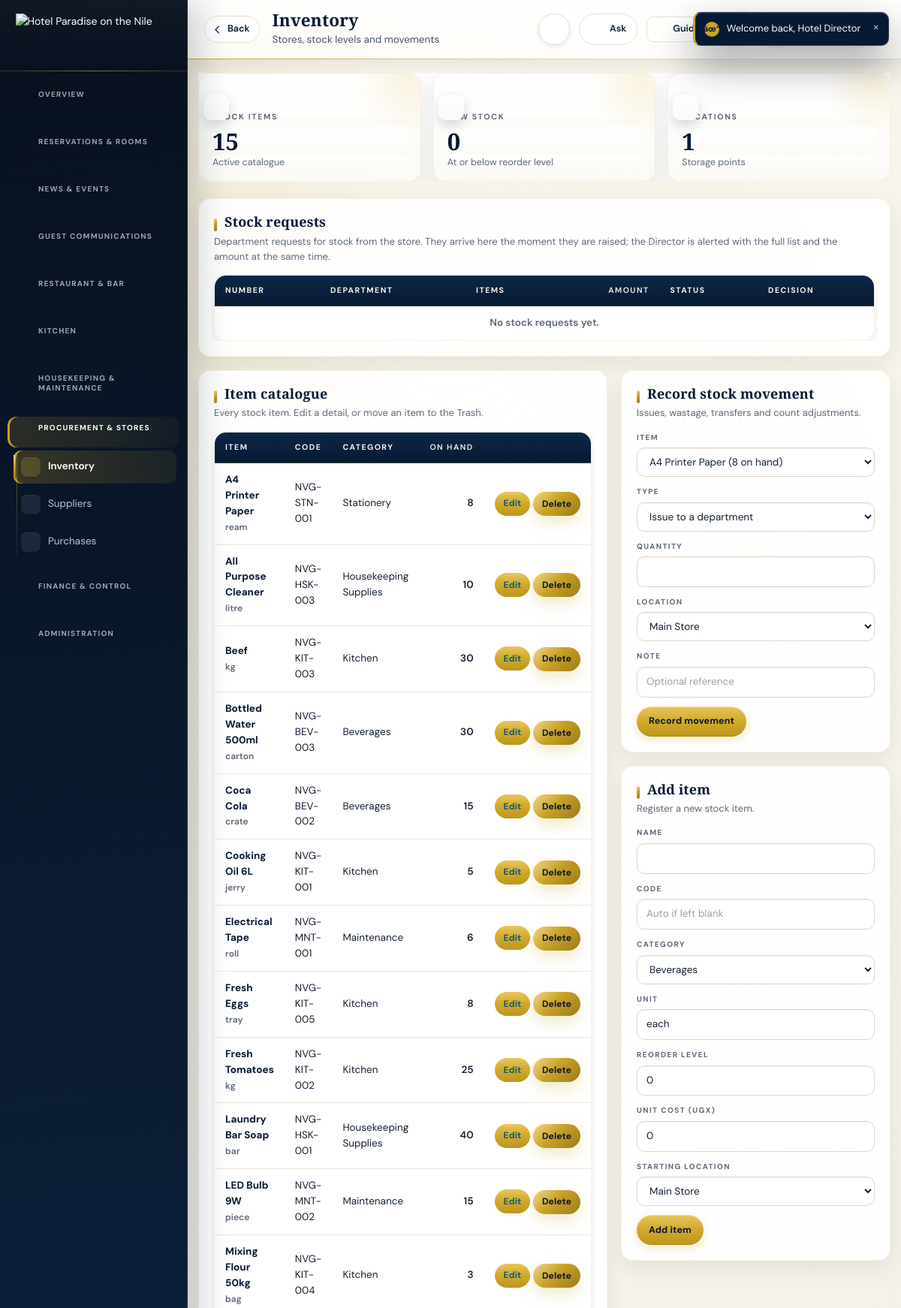
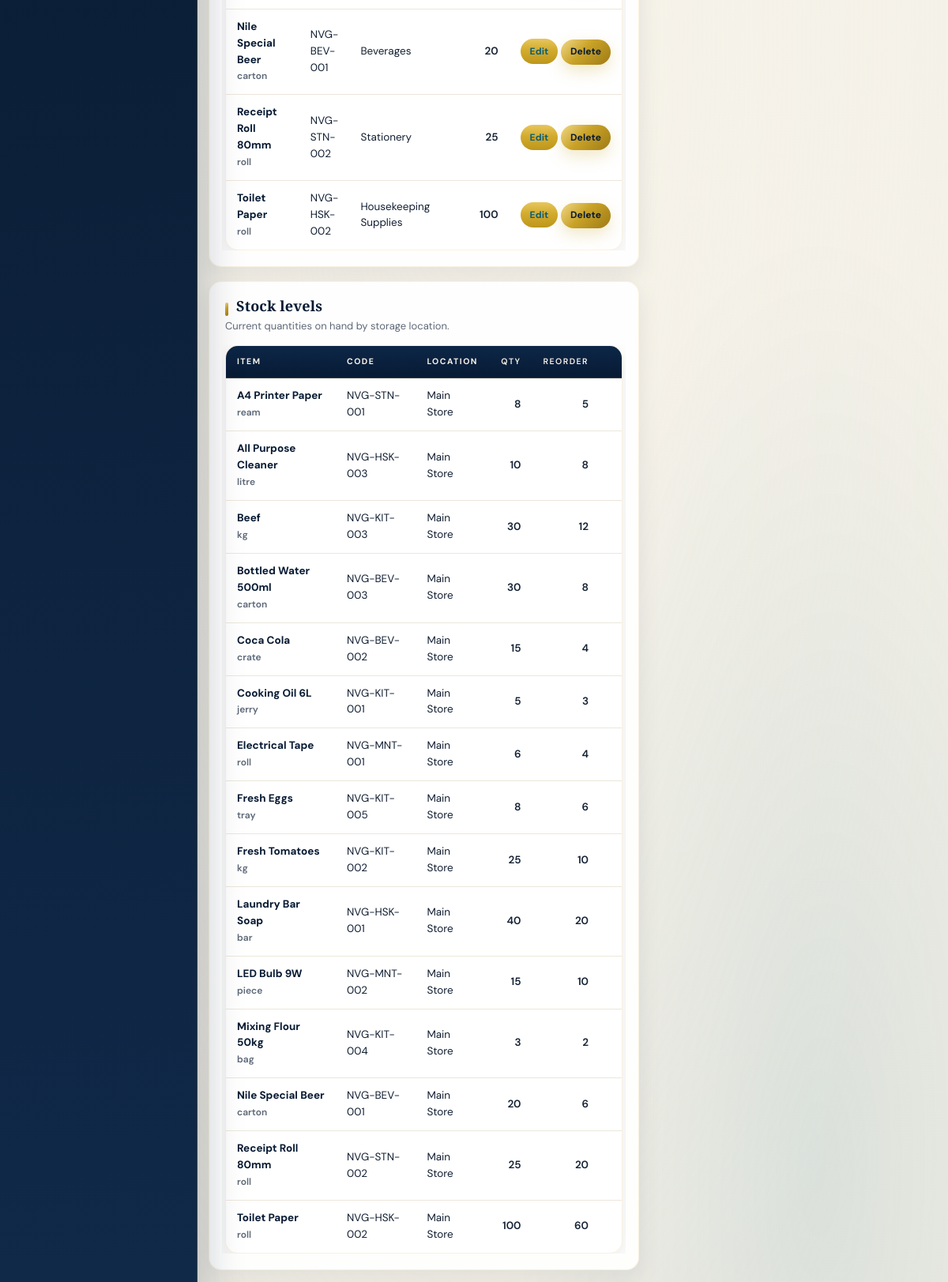
The app's page /backend-php/index.php?page=inventory (signed in, upper part) with its own data (2 pictures, top to bottom).
### tables this page shows
CREATE TABLE `inventory_items` (
  `id` bigint(20) UNSIGNED NOT NULL,
  `hotel_id` bigint(20) UNSIGNED NOT NULL,
  `category_id` bigint(20) UNSIGNED DEFAULT NULL,
  `code` varchar(40) DEFAULT NULL,
  `name` varchar(190) NOT NULL,
  `unit` varchar(40) NOT NULL DEFAULT 'each',
  `reorder_level` decimal(14,2) DEFAULT 0.00,
  `active` tinyint(1) DEFAULT 1,
  `deleted_at` timestamp NULL DEFAULT NULL,
  `deleted_by` bigint(20) UNSIGNED DEFAULT NULL,
  `unit_cost` decimal(14,2) NOT NULL DEFAULT 0.00
);

CREATE TABLE `inventory_categories` (
  `id` bigint(20) UNSIGNED NOT NULL,
  `name` varchar(120) NOT NULL,
  `active` tinyint(1) DEFAULT 1,
  `deleted_at` timestamp NULL DEFAULT NULL,
  `deleted_by` bigint(20) UNSIGNED DEFAULT NULL
);

CREATE TABLE `stock_levels` (
  `id` bigint(20) UNSIGNED NOT NULL,
  `hotel_id` bigint(20) UNSIGNED NOT NULL,
  `item_id` bigint(20) UNSIGNED NOT NULL,
  `location` varchar(60) NOT NULL DEFAULT 'Main Store',
  `quantity` decimal(14,2) NOT NULL DEFAULT 0.00
);

### backend-php/app/bootstrap.php (called while the page is built, shortened)
<?php
if(!function_exists('hp_config')){
 function hp_config(): array{
  $file=__DIR__.'/../config.php';
  if(!is_readable($file)) return $cfg=[];
  $got=include $file;
  return $cfg=is_array($got)?$got:[];
 }
}
function db_config(): array{
 $fromFile=hp_config();
 $fromConfig=function(string $path) use($fromFile){
  $node=$fromFile;
  foreach(explode('.',$path) as $step){
   if(!is_array($node)||!array_key_exists($step,$node)) return null;
   $node=$node[$step];
  }
  return $node;
 };
 $pick=function(string $path,string $env,string $fallback) use($fromConfig): string{
  $v=getenv($env);
  if(is_string($v)&&$v!=='') return $v;
  $v=$fromConfig($path);
  if(is_string($v)&&$v!=='') return $v;
  return $fallback;
 };
 $host=$pick('db.host','HP_DB_HOST','127.0.0.1');
 $port=$pick('db.port','HP_DB_PORT','');
 return $cfg=[
  'dsn'=>'mysql:host='.$host.($port!==''?';port='.$port:'').';charset=utf8mb4',
  'host'=>$host,'port'=>$port,
  'name'=>$pick('db.name','HP_DB_NAME','hotelpardise_system'),
  'user'=>$pick('db.user','HP_DB_USER','hotelpardise_system'),
  'pass'=>$pick('db.pass','HP_DB_PASS',''),
  'web'=>[
   'name'=>$pick('web_db.name','HP_WEB_DB_NAME','hotelpardise_website'),
   'user'=>$pick('web_db.user','HP_WEB_DB_USER','hotelpardise_website'),
   'pass'=>$pick('web_db.pass','HP_WEB_DB_PASS',''),
  ],
 ];
}
function db_connect(string $dsn,string $dbName,string $user,string $pass): PDO{
  try{
   return new PDO($dsn.';dbname='.$dbName,$user,$pass,[
    PDO::ATTR_ERRMODE=>PDO::ERRMODE_EXCEPTION,
    PDO::ATTR_DEFAULT_FETCH_MODE=>PDO::FETCH_ASSOC
   ]);
  }catch(PDOException $e){
   $reason=db_failure_reason($e,$dbName,$user);
   error_log('[hotel db] cannot open '.$dbName.' as '.$user.'@'.db_config()['host']
    .' [SQLSTATE '.$e->getCode().']: '.$reason);
   throw new RuntimeException($reason,0);
  }
}
function db(): PDO{
  static $pdo=null;
  if($pdo===null){
   $c=db_config();
   try{
    $pdo=db_connect($c['dsn'],$c['name'],$c['user'],$c['pass']);
   }catch(RuntimeException $e){
    db_setup_page($e->getMessage());
   }
  }
  return $pdo;
}
function q(string $sql,array $p=[]){ $st=db()->prepare($sql); $st->execute($p); return $st; }
function rows(string $sql,array $p=[]){ return q($sql,$p)->fetchAll(); }
function e($v=null): string{ return htmlspecialchars((string)$v,ENT_QUOTES,'UTF-8'); }
function num($v): string{ return number_format((float)$v,0); }
function roles_of(): array{ return $_SESSION['roles']??[]; }
require_once __DIR__.'/trash.php';

### backend-php/modules/inventory.php (the view, shortened to what this page needs)
<?php
$cats=rows('SELECT * FROM inventory_categories ORDER BY name');
$items=rows("SELECT i.*,c.name cat,COALESCE(sl.total_at,0) total_at, i.reorder_level reorder FROM inventory_items i LEFT JOIN inventory_categories c ON c.id=i.category_id LEFT JOIN (SELECT item_id, COALESCE(SUM(quantity),0) total_at FROM stock_levels GROUP BY item_id) sl ON sl.item_id=i.id WHERE i.deleted_at IS NULL ORDER BY i.name");
$levels=rows('SELECT sl.*,i.name,i.code,i.unit,i.reorder_level FROM stock_levels sl JOIN inventory_items i ON i.id=sl.item_id WHERE i.deleted_at IS NULL ORDER BY i.name,sl.location');
$editItem=(int)($_GET['edit']??0); $ei=$editItem?row('SELECT * FROM inventory_items WHERE id=?',[$editItem]):null;
echo '<div class="kpis">';
echo '</div>';
$canDecide=(bool)array_intersect(roles_of(),['director','general_manager','super_admin']);
$stockReqs=rows('SELECT pr.*,d.name dept,u.name reqby,'
 .'(SELECT COALESCE(SUM(requested_qty*est_cost),0) FROM purchase_requisition_items ri WHERE ri.requisition_id=pr.id) amount'
 .' FROM purchase_requisitions pr JOIN departments d ON d.id=pr.department_id JOIN users u ON u.id=pr.requested_by'
 .' WHERE pr.deleted_at IS NULL ORDER BY (pr.status=\'pending\') DESC, pr.id DESC LIMIT 15');
$pendingReqs=0; foreach($stockReqs as $sr){ if($sr['status']==='pending') $pendingReqs++; }
echo '<div class="panel" style="border-left:4px solid var(--gold)"><h2>Stock requests'.($pendingReqs?' '.badge($pendingReqs.' pending','warn'):'').'</h2>';
echo '<p class="hint">Department requests for stock from the store. They arrive here the moment they are raised; the Director is alerted with the full list and the amount at the same time.</p>';
echo '<table class="tbl"><thead><tr><th>Number</th><th>Department</th><th>Items</th><th class="num">Amount</th><th>Status</th>'.($canDecide?'<th>Decision</th>':'').'</tr></thead><tbody>';
if(!count($stockReqs)) echo '<tr><td colspan="'.($canDecide?6:5).'" style="text-align:center;color:var(--muted)">No stock requests yet.</td></tr>';
echo '</tbody></table></div>';
echo '<div class="twoCol"><div>';
echo '<div class="panel"><h2>Item catalogue</h2><p class="hint">Every stock item. Edit a detail, or move an item to the Trash.</p>';
echo '<table class="tbl"><thead><tr><th>Item</th><th>Code</th><th>Category</th><th class="num">On hand</th><th></th></tr></thead><tbody>';
foreach($items as $i){
 echo '<tr><td><b>'.e($i['name']).'</b><br><small>'.e($i['unit']).'</small></td><td>'.e($i['code']).'</td><td>'.e($i['cat']??'-').'</td><td class="num">'.num($i['total_at']).'</td><td style="white-space:nowrap"><a class="btn sm" href="'.BASE.'/index.php?page=inventory&edit='.(int)$i['id'].'">Edit</a> '.trash_button('inventory_items',(int)$i['id'],'inventory').'</td></tr>';
}
echo '</tbody></table></div>';
echo '<div class="panel"><h2>Stock levels</h2><p class="hint">Current quantities on hand by storage location.</p>';
echo '<table class="tbl"><thead><tr><th>Item</th><th>Code</th><th>Location</th><th class="num">Qty</th><th class="num">Reorder</th><th></th></tr></thead><tbody>';
foreach($levels as $s){
 $low2=$s['quantity']<=$s['reorder_level'];
 echo '<tr><td><b>'.e($s['name']).'</b><br><small>'.e($s['unit']).'</small></td><td>'.e($s['code']).'</td><td>'.e($s['location']).'</td><td class="num">'.num($s['quantity']).'</td><td class="num">'.num($s['reorder_level']).'</td><td>'.($low2?badge('Low stock','bad'):'').'</td></tr>';
}
echo '</tbody></table></div>';
echo '<div class="panel"><h2>Recent stock movements</h2><p class="hint">The last 25 transactions.</p>';
echo '<table class="tbl"><thead><tr><th>Date</th><th>Item</th><th>Type</th><th>Location</th><th class="num">Qty</th></tr></thead><tbody>';
echo '</tbody></table></div></div>';
echo '<div>';
echo '<div class="panel"><h2>Record stock movement</h2><p class="hint">Issues, wastage, transfers and count adjustments.</p>';
echo '<div class="field"><label>Item</label><select name="item_id">'; foreach($items as $i) echo '<option value="'.(int)$i['id'].'">'.e($i['name']).' ('.num($i['total_at']).' on hand)</option>'; echo '</select></div>';
echo '<div class="field"><label>Type</label><select name="type" id="mtype"><option value="issue">Issue to a department</option><option value="waste">Wastage or damage</option><option value="transfer_in">Transfer in</option><option value="transfer_out">Transfer out</option><option value="count_adjust">Set stock level (count adjustment)</option></select></div>';
echo '<div class="field"><label>Quantity</label><input type="number" name="qty" min="0.5" step="0.5" required></div>';
echo '<div class="field"><label>Location</label><select name="loc">'; foreach(rows('SELECT DISTINCT location FROM stock_levels') as $l) echo '<option>'.e($l['location']).'</option>'; echo '<option>Main Store</option><option>Bar</option><option>Kitchen</option></select></div>';
echo '<div class="field"><label>Note</label><input name="note" placeholder="Optional reference"></div>';
echo '<button class="btn">Record movement</button>'; form_close();
echo '</div>';
echo '<div class="panel"><h2>'.($ei?'Edit item':'Add item').'</h2><p class="hint">'.($ei?'Update this stock item.':'Register a new stock item.').'</p>';
echo '<div class="field"><label>Name</label><input name="name" value="'.e($ei['name']??'').'" required></div>';
echo '<div class="field"><label>Code</label><input name="code" value="'.e($ei['code']??'').'" placeholder="Auto if left blank"></div>';
echo '<div class="field"><label>Category</label><select name="category_id">'; foreach($cats as $c) echo '<option value="'.(int)$c['id'].'"'.($ei&&(int)$ei['category_id']===(int)$c['id']?' selected':'').'>'.e($c['name']).'</option>'; echo '</select></div>';
echo '<div class="field"><label>Unit</label><input name="unit" value="'.e($ei['unit']??'each').'"></div>';
echo '<div class="field"><label>Reorder level</label><input type="number" name="reorder_level" value="'.(float)($ei['reorder_level']??0).'" min="0" step="0.5"></div>';
echo '<div class="field"><label>Unit cost (UGX)</label><input type="number" name="unit_cost" value="'.(float)($ei['unit_cost']??0).'" min="0" step="100"></div>';
if(!$ei) echo '<div class="field"><label>Starting location</label><select name="location"><option>Main Store</option><option>Bar</option><option>Kitchen</option></select></div>';
else echo '<p class="hint" style="margin-top:4px"><a href="'.BASE.'/index.php?page=inventory">Cancel edit</a></p>';
echo '<button class="btn">'.($ei?'Save item':'Add item').'</button>'; form_close();
echo '</div></div></div>';

### backend-php/app/trash.php (shortened to what this page needs)
<?php
function trash_registry(): array{
 return [
  'guests'                =>['label'=>'Guest',          'title'=>'full_name',      'desc'=>'email',          'page'=>'guests'],
  'suppliers'             =>['label'=>'Supplier',        'title'=>'name',           'desc'=>'contact_person','page'=>'suppliers'],
  'users'                 =>['label'=>'Team member','title'=>'name',           'desc'=>'email',          'page'=>'users'],
  'inventory_items'       =>['label'=>'Stock item','title'=>'name','desc'=>'code','page'=>'inventory'],
  'expenses'              =>['label'=>'Expense','title'=>'number','desc'=>'description','page'=>'expenses'],
  'event_requests'        =>['label'=>'Event request','title'=>'request_number','desc'=>'full_name','page'=>'events'],
  'facility_enquiries'    =>['label'=>'Facility enquiry','title'=>'enquiry_number','desc'=>'full_name','page'=>'events'],
  'news_posts'            =>['label'=>'News post','title'=>'title','desc'=>'category','page'=>'news'],
  'reservations'          =>['label'=>'Reservation','title'=>'booking_number','desc'=>'status','page'=>'reservations'],
  'purchase_requisitions' =>['label'=>'Requisition','title'=>'number','desc'=>'status','page'=>'purchases'],
  'purchase_orders'       =>['label'=>'Purchase order','title'=>'number','desc'=>'status','page'=>'purchases'],
  'rooms'                 =>['label'=>'Room','title'=>'room_number','desc'=>'status','page'=>'rooms'],
  'room_types'            =>['label'=>'Room type','title'=>'name','desc'=>'description','page'=>'rooms'],
 ];
}
function trash_meta(string $table): ?array{ return trash_registry()[$table]??null; }
function trash_button(string $table,int $id,string $back=''): string{
 $meta=trash_meta($table);
 $msg='Move this '.$meta['label'].' to the Trash? You can restore it later from the Trash page.';
 return '<form method="post" class="actForm" onsubmit="return confirm('.json_encode($msg,JSON_UNESCAPED_SLASHES|JSON_HEX_APOS).')">'
  .csrf_field()
  .'<input type="hidden" name="trash_action" value="trash">'
  .'<input type="hidden" name="table" value="'.e($table).'">'
  .'<input type="hidden" name="id" value="'.(int)$id.'">'
  .'<input type="hidden" name="back" value="'.e($back).'">'
  .'<button class="btn sm danger" type="submit">Delete</button></form>';
}

### backend-php/assets/luxury-admin.css (style rules this page uses)
html { scroll-behavior:smooth }
body { background: radial-gradient(1100px 420px at 100% -10%,rgba(201,162,39,.12),transparent 60%), radial-gradient(800px 340px at -5% 0,rgba(11,93,120,.09),transparent 60%), linear-gradient(180deg,#f8f5ec 0%,#f2efe6 100%) !important; color:var(--ink); font-feature-settings:"liga" 1,"kern" 1 }
.tbSub,.hint,.muted,.subtle { color:var(--muted) !important }
.card,.kpi,.stat,.panel,.box,[class*="card"],.tableWrap,table,.chartBox,.reportCard,.notifCard { border-radius:var(--r) !important;border:1px solid rgba(201,162,39,.14) !important;box-shadow:var(--e1) !important }
.card,.panel,.box,.tableWrap,.chartBox,.reportCard { background:rgba(255,255,255,.92) !important }
.kpis,.stats,.grid4,.grid3,.cards { gap:16px !important }
.kpi,.stat,[class*="kpi"],[class*="stat"] { position:relative;overflow:hidden;background:linear-gradient(180deg,#fff,#fbfaf6) !important }
h1,h2,h3,.pageTitle,.sectionTitle { font-family:'Playfair Display',serif;color:var(--navy) }
table { width:100%;border-collapse:separate !important;border-spacing:0;overflow:hidden;background:#fff }
thead th,th { background:linear-gradient(180deg,#0d2748,#071a33) !important;color:#f8f4ea !important; font-weight:600;letter-spacing:.04em;text-transform:uppercase;font-size:11px;border-bottom:1px solid rgba(201,162,39,.25) !important }
th,td { padding:12px 14px !important;border-bottom:1px solid #ece7db !important;vertical-align:middle }
tbody tr { transition:background .18s ease }
tbody tr:last-child td { border-bottom:0 !important }
.btn,button.btn,a.btn,.button,[type="submit"] { border-radius:999px !important;font-weight:700;letter-spacing:.01em; transition:transform .22s ease,box-shadow .22s ease,filter .22s ease }
.btn.primary,.btnP,.btn-gold,[class*="primary"],button[type="submit"].btn { background:var(--foil) !important;color:#071a33 !important;border:0 !important;box-shadow:0 8px 20px rgba(201,162,39,.25) !important }

### records on screen
inventory_items: name "A4 Printer Paper", unit "ream", code "NVG-STN-001", category.name "Stationery", total_at "8"
inventory_items: name "All Purpose Cleaner", unit "litre", code "NVG-HSK-003", category.name "Housekeeping Supplies", total_at "10"
inventory_items: name "Beef", unit "kg", code "NVG-KIT-003", category.name "Kitchen", total_at "30"
inventory_items: name "Bottled Water 500ml", unit "carton", code "NVG-BEV-003", category.name "Beverages", total_at "30"
inventory_items: name "Coca Cola", unit "crate", code "NVG-BEV-002", category.name "Beverages", total_at "15"
inventory_items: name "Cooking Oil 6L", unit "jerry", code "NVG-KIT-001", category.name "Kitchen", total_at "5"
inventory_items: name "Electrical Tape", unit "roll", code "NVG-MNT-001", category.name "Maintenance", total_at "6"
inventory_items: name "Fresh Eggs", unit "tray", code "NVG-KIT-005", category.name "Kitchen", total_at "8"
inventory_items: name "Fresh Tomatoes", unit "kg", code "NVG-KIT-002", category.name "Kitchen", total_at "25"
inventory_items: name "Laundry Bar Soap", unit "bar", code "NVG-HSK-001", category.name "Housekeeping Supplies", total_at "40"
inventory_items: name "LED Bulb 9W", unit "piece", code "NVG-MNT-002", category.name "Maintenance", total_at "15"
inventory_items: name "Mixing Flour 50kg", unit "bag", code "NVG-KIT-004", category.name "Kitchen", total_at "3"
inventory_items: name "Nile Special Beer", unit "carton", code "NVG-BEV-001", category.name "Beverages", total_at "20"
inventory_items: name "Receipt Roll 80mm", unit "roll", code "NVG-STN-002", category.name "Stationery", total_at "25"
inventory_items: name "Toilet Paper", unit "roll", code "NVG-HSK-002", category.name "Housekeeping Supplies", total_at "100"
stock_levels: item.name "A4 Printer Paper", item.unit "ream", item.code "NVG-STN-001", location "Main Store", quantity "8", item.reorder_level "5"
stock_levels: item.name "All Purpose Cleaner", item.unit "litre", item.code "NVG-HSK-003", location "Main Store", quantity "10", item.reorder_level "8"
stock_levels: item.name "Beef", item.unit "kg", item.code "NVG-KIT-003", location "Main Store", quantity "30", item.reorder_level "12"
stock_levels: item.name "Bottled Water 500ml", item.unit "carton", item.code "NVG-BEV-003", location "Main Store", quantity "30", item.reorder_level "8"
stock_levels: item.name "Coca Cola", item.unit "crate", item.code "NVG-BEV-002", location "Main Store", quantity "15", item.reorder_level "4"
stock_levels: item.name "Cooking Oil 6L", item.unit "jerry", item.code "NVG-KIT-001", location "Main Store", quantity "5", item.reorder_level "3"
stock_levels: item.name "Electrical Tape", item.unit "roll", item.code "NVG-MNT-001", location "Main Store", quantity "6", item.reorder_level "4"
stock_levels: item.name "Fresh Eggs", item.unit "tray", item.code "NVG-KIT-005", location "Main Store", quantity "8", item.reorder_level "6"
stock_levels: item.name "Fresh Tomatoes", item.unit "kg", item.code "NVG-KIT-002", location "Main Store", quantity "25", item.reorder_level "10"
stock_levels: item.name "Laundry Bar Soap", item.unit "bar", item.code "NVG-HSK-001", location "Main Store", quantity "40", item.reorder_level "20"
stock_levels: item.name "LED Bulb 9W", item.unit "piece", item.code "NVG-MNT-002", location "Main Store", quantity "15", item.reorder_level "10"
stock_levels: item.name "Mixing Flour 50kg", item.unit "bag", item.code "NVG-KIT-004", location "Main Store", quantity "3", item.reorder_level "2"
stock_levels: item.name "Nile Special Beer", item.unit "carton", item.code "NVG-BEV-001", location "Main Store", quantity "20", item.reorder_level "6"
stock_levels: item.name "Receipt Roll 80mm", item.unit "roll", item.code "NVG-STN-002", location "Main Store", quantity "25", item.reorder_level "20"
stock_levels: item.name "Toilet Paper", item.unit "roll", item.code "NVG-HSK-002", location "Main Store", quantity "100", item.reorder_level "60"

### other values on screen
$group['label'] "OVERVIEW"
$group['label'] "RESERVATIONS & ROOMS"
$group['label'] "NEWS & EVENTS"
$group['label'] "GUEST COMMUNICATIONS"
$group['label'] "RESTAURANT & BAR"
$group['label'] "KITCHEN"
$group['label'] "HOUSEKEEPING & MAINTENANCE"
$group['label'] "PROCUREMENT & STORES"
$label "Inventory"
$label "Suppliers"
$label "Purchases"
$group['label'] "FINANCE & CONTROL"
$group['label'] "ADMINISTRATION"
$title "Inventory"
$sub "Stores, stock levels and movements"
